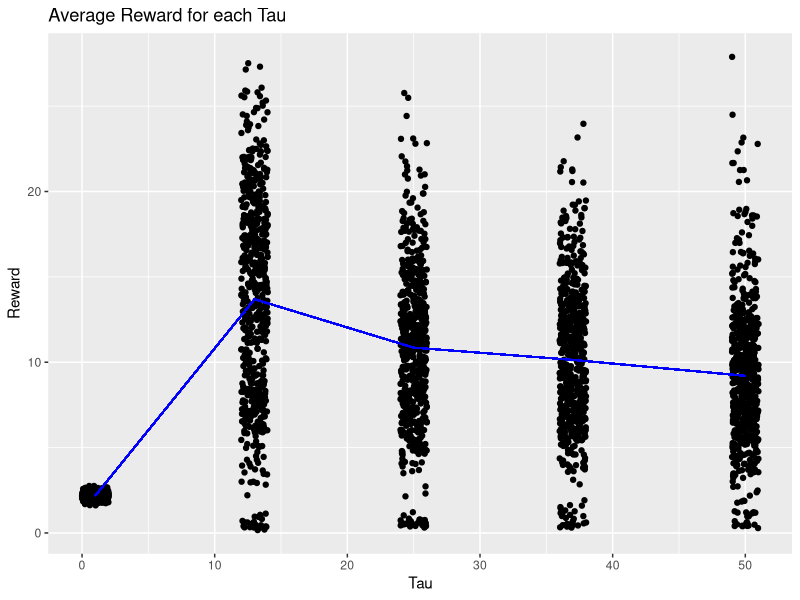
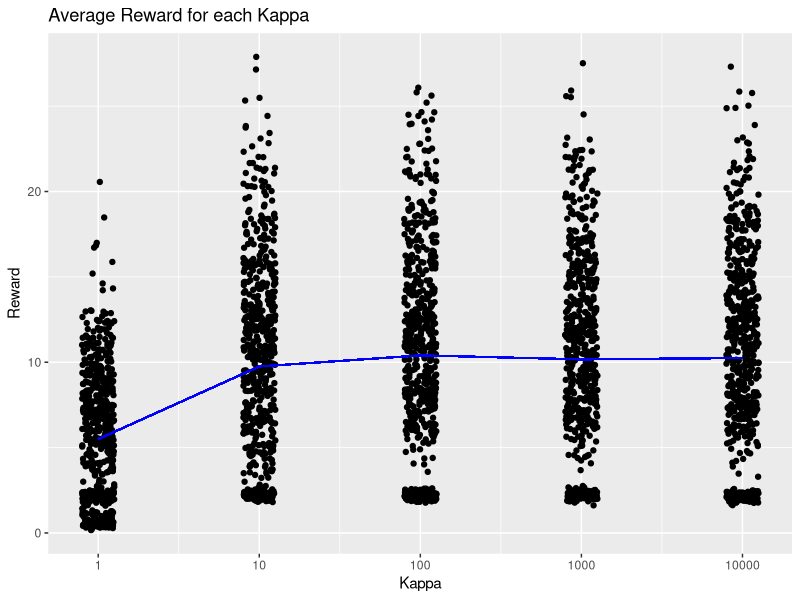
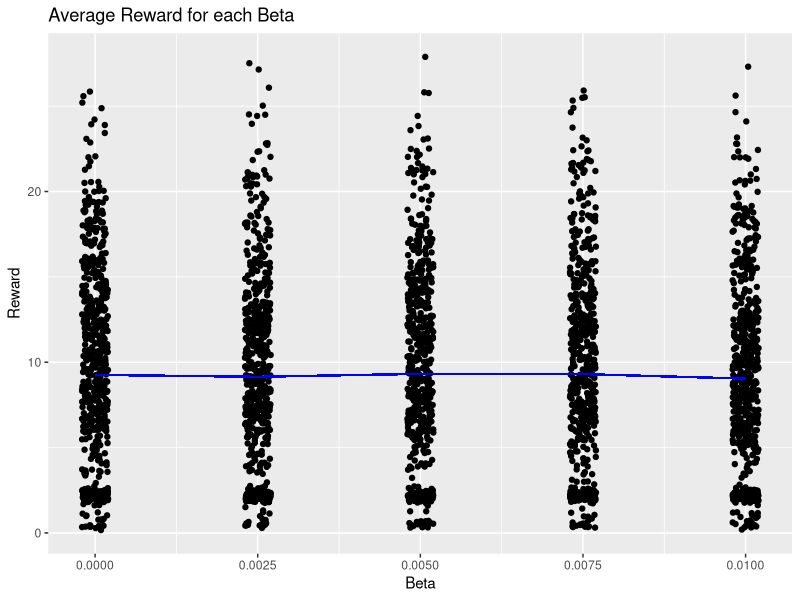
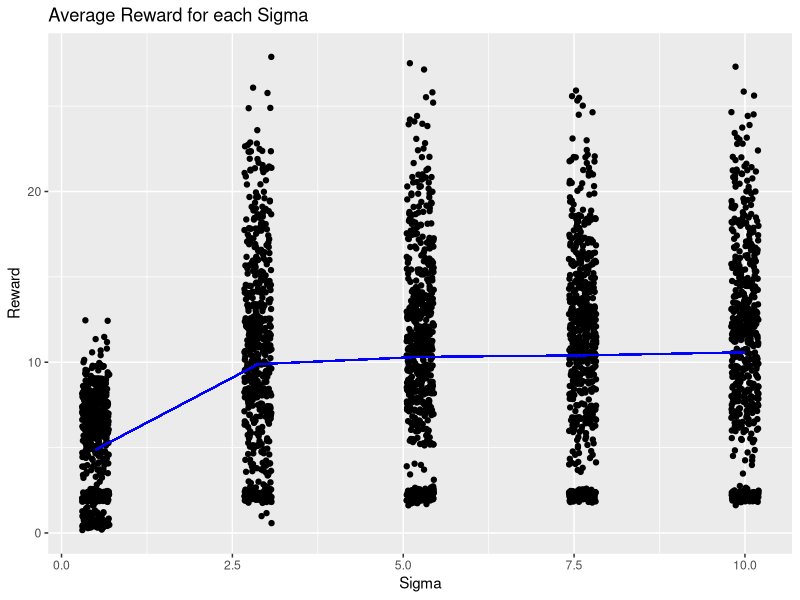
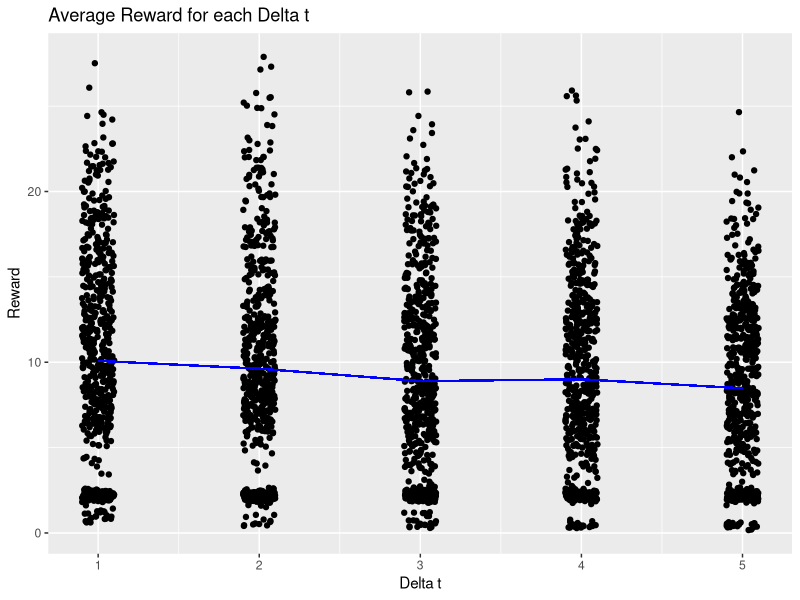
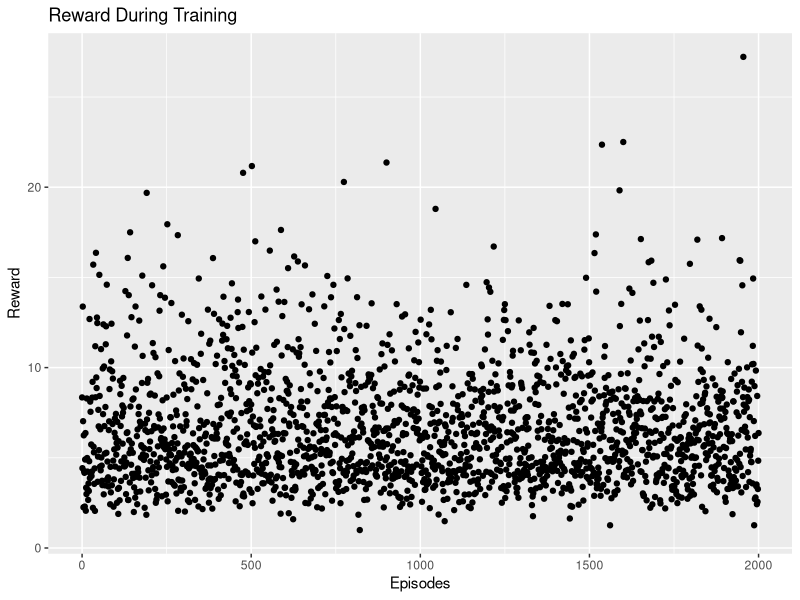
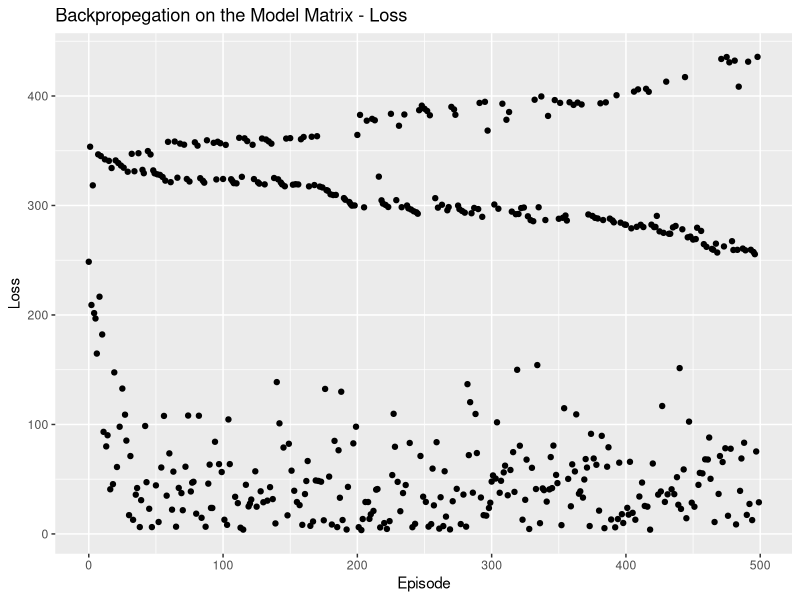
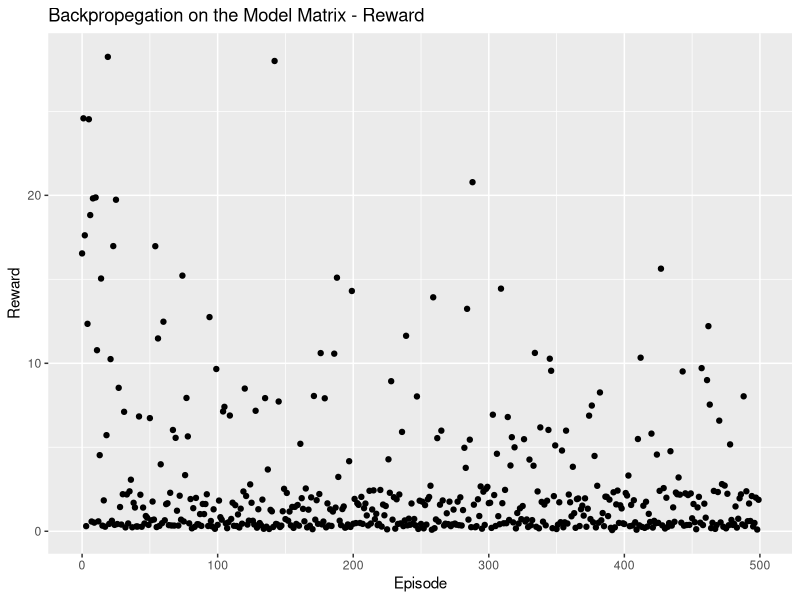

The R source for these figures, in order:
library(dplyr)
library(ggplot2)
library(zoo)

## Grid search analysis
df <- read.csv('metrics/grid_rewards.csv')
colnames(df)


# Plots
mr <- df %>% 
    group_by(tau) %>%
    summarise(rew=mean(avg_reward))
ggplot(data=df) +
    geom_jitter(aes(x=tau, y=avg_reward), width=1) +
    geom_segment(aes(x=mr$tau[1], y=mr$rew[1], xend=mr$tau[2], yend=mr$rew[2]), col='blue') +
    geom_segment(aes(x=mr$tau[2], y=mr$rew[2], xend=mr$tau[3], yend=mr$rew[3]), col='blue') +
    geom_segment(aes(x=mr$tau[3], y=mr$rew[3], xend=mr$tau[4], yend=mr$rew[4]), col='blue') +
    geom_segment(aes(x=mr$tau[4], y=mr$rew[4], xend=mr$tau[5], yend=mr$rew[5]), col='blue') +
    labs(title='Average Reward for each Tau', x='Tau', y='Reward')
ggsave('figures/tau_grid_search.png', width=7, height=5)

mr <- df %>% 
    group_by(kappa) %>%
    summarise(rew=mean(avg_reward))
ggplot(data=df) +
    geom_jitter(aes(x=kappa, y=avg_reward), width=0.1) +
    geom_segment(aes(x=mr$kappa[1], y=mr$rew[1], xend=mr$kappa[2], yend=mr$rew[2]), col='blue') +
    geom_segment(aes(x=mr$kappa[2], y=mr$rew[2], xend=mr$kappa[3], yend=mr$rew[3]), col='blue') +
    geom_segment(aes(x=mr$kappa[3], y=mr$rew[3], xend=mr$kappa[4], yend=mr$rew[4]), col='blue') +
    geom_segment(aes(x=mr$kappa[4], y=mr$rew[4], xend=mr$kappa[5], yend=mr$rew[5]), col='blue') +
    labs(title='Average Reward for each Kappa', x='Kappa', y='Reward') +
    scale_x_log10()
ggsave('figures/kappa_grid_search.png', width=7, height=5)


mr <- df %>% 
    group_by(beta) %>%
    summarise(rew=mean(avg_reward))
ggplot(data=df) +
    geom_jitter(aes(x=beta, y=avg_reward), width=0.0002) +
    geom_segment(aes(x=mr$beta[1], y=mr$rew[1], xend=mr$beta[2], yend=mr$rew[2]), col='blue') +
    geom_segment(aes(x=mr$beta[2], y=mr$rew[2], xend=mr$beta[3], yend=mr$rew[3]), col='blue') +
    geom_segment(aes(x=mr$beta[3], y=mr$rew[3], xend=mr$beta[4], yend=mr$rew[4]), col='blue') +
    geom_segment(aes(x=mr$beta[4], y=mr$rew[4], xend=mr$beta[5], yend=mr$rew[5]), col='blue') +
    labs(title='Average Reward for each Beta', x='Beta', y='Reward')
ggsave('figures/beta_grid_search.png', width=7, height=5)


mr <- df %>% 
    group_by(sigma) %>%
    summarise(rew=mean(avg_reward))
ggplot(data=df) +
    geom_jitter(aes(x=sigma, y=avg_reward), width=0.2) +
    geom_segment(aes(x=mr$sigma[1], y=mr$rew[1], xend=mr$sigma[2], yend=mr$rew[2]), col='blue') +
    geom_segment(aes(x=mr$sigma[2], y=mr$rew[2], xend=mr$sigma[3], yend=mr$rew[3]), col='blue') +
    geom_segment(aes(x=mr$sigma[3], y=mr$rew[3], xend=mr$sigma[4], yend=mr$rew[4]), col='blue') +
    geom_segment(aes(x=mr$sigma[4], y=mr$rew[4], xend=mr$sigma[5], yend=mr$rew[5]), col='blue') +
    labs(title='Average Reward for each Sigma', x='Sigma', y='Reward')
ggsave('figures/sigma_grid_search.png', width=7, height=5)


mr <- df %>% 
    group_by(delta_t) %>%
    summarise(rew=mean(avg_reward))
ggplot(data=df) +
    geom_jitter(aes(x=delta_t, y=avg_reward), width=0.1) +
    geom_segment(aes(x=mr$delta_t[1], y=mr$rew[1], xend=mr$delta_t[2], yend=mr$rew[2]), col='blue') +
    geom_segment(aes(x=mr$delta_t[2], y=mr$rew[2], xend=mr$delta_t[3], yend=mr$rew[3]), col='blue') +
    geom_segment(aes(x=mr$delta_t[3], y=mr$rew[3], xend=mr$delta_t[4], yend=mr$rew[4]), col='blue') +
    geom_segment(aes(x=mr$delta_t[4], y=mr$rew[4], xend=mr$delta_t[5], yend=mr$rew[5]), col='blue') +
    labs(title='Average Reward for each Delta t', x='Delta t', y='Reward')
ggsave('figures/delta_t_grid_search.png', width=7, height=5)

## DEP RL analysis
df <- read.csv('dep_RL_results/noise_0.05/metrics.csv')
colnames(df)

ggplot(data=df) +
    geom_point(aes(x=X, y=reward)) + 
    labs(title='Reward During Training', x="Episodes", y='Reward')
ggsave('figures/DEPRL_small_reward.png', width=7, height=5)


## Updating model matrix results
df <- read.csv('dep_backprop_results/forthepaper_longer/metrics.csv')
colnames(df)

ggplot(data=df) +
    geom_point(aes(x=X, y=loss)) +
    labs(title="Backpropegation on the Model Matrix - Loss", x="Episode", y="Loss")
ggsave('figures/backprop_m_loss.png', width=7, height=5)

ggplot(data=df) +
    geom_point(aes(x=X, y=reward)) +
    labs(title="Backpropegation on the Model Matrix - Reward", x="Episode", y="Reward")
ggsave('figures/backprop_m_reward.png', width=7, height=5)

df_lin_inc <- df %>% filter(loss > 340) %>% filter(reward < 20)
df_lin_dec <- df %>% filter(loss < 340) %>% filter(loss > 250)
df_exp_dec <- df %>% filter(loss < 250)

ggplot(data=df_lin_inc) +
    geom_point(aes(x=X, y=reward)) +
    labs(title="Backpropegation on the Model Matrix - Loss", x="Episode", y="Loss")
ggsave('figures/backprop_m_loss.png', width=7, height=5)

## Deep updating model matrix
df <- read.csv('dep_deep_backprop_results/forthepaper_longer/metrics.csv')
colnames(df)

ggplot(data=df) +
    geom_point(aes(x=X, y=loss)) +
    labs(title="Learning a Deep Model Matrix - Loss", x="Episode", y="Loss")
ggsave('figures/deep_backprop_m_loss_500.png', width=7, height=5)

ggplot(data=df) +
    geom_point(aes(x=X, y=reward)) +
    labs(title="Learning a Deep Model Matrix - Reward", x="Episode", y="Reward")
ggsave('figures/deep_backprop_m_reward_500.png', width=7, height=5)

# Moving averages
k <- 6
df_avgs <- df %>% 
    mutate(loss_ma = rollmean(loss, k=k, fill=T, align='right')) %>%
    mutate(reward_ma = rollmean(reward, k=k, fill=T, align='right')) %>%
    filter(reward_ma != 1) %>%
    mutate(loss_ma = rollmean(loss_ma, k=k, fill=T, align='right')) %>%
    mutate(reward_ma = rollmean(reward_ma, k=k, fill=T, align='right')) %>%
    filter(reward_ma != 1) %>%
    mutate(loss_ma = rollmean(loss_ma, k=k, fill=T, align='right')) %>%
    mutate(reward_ma = rollmean(reward_ma, k=k, fill=T, align='right')) %>%
    filter(reward_ma != 1) 

ggplot(data=df_avgs) +
    geom_line(aes(x=X, y=loss_ma)) +
    labs(title="Deep Model Matrix - Loss Moving Average", x="Episode", y="Loss")
ggsave('figures/deep_m_loss_ma.png', width=7, height=5)

ggplot(data=df_avgs) +
    geom_line(aes(x=X, y=reward_ma)) +
    labs(title="Deep Model Matrix - Reward Moving Average", x="Episode", y="Reward")
ggsave('figures/deep_m_reward_ma.png', width=7, height=5)
